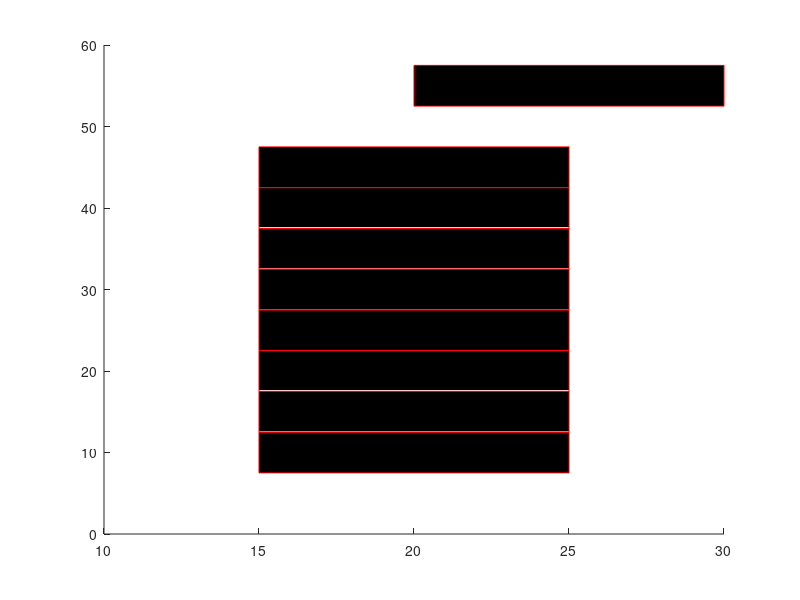

Write the MATLAB code that produced this figure.
clc; clear; close all;
%% 
xPos = [20, 20, 20, 20, 20, 20, 20, 20, 25];
yPos = [10, 15, 20, 25, 30, 35, 40, 45, 55];
robotWidth = 10; % Change values
robotLength = 5; % Change values

for i = 1:1:length(xPos)

    X = xPos(i) - (robotWidth/2);
    Y = yPos(i) - (robotLength/2);
    pos = [X, Y, robotWidth, robotLength];
    rectangle('Position', pos,'FaceColor',[0 0 0],'EdgeColor','r')
end
  


